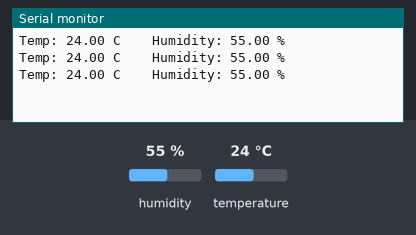
Recording of a sketch running on a simulated Arduino Uno, built with avr-gcc and run on an emulated ATmega328P. Parts: the last lines printed to the serial monitor. The inputs (shaded band) are chosen by the test bench; at power-on: humidity 55 %, temperature 24 °C.

Above: at 1.3 s.
1.4 s: humidity set to 22 %
At 2.1 s:
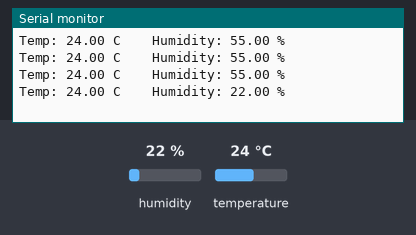
2.9 s: temperature set to 12 °C
At 2.9 s:
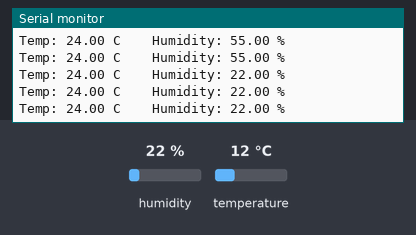
4.4 s: humidity set to 40 %
At 4.8 s:
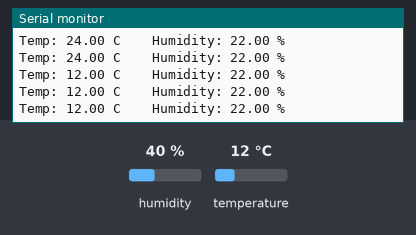
Timing chart, 0 to 7.4 s (numbered marks = the images above; inputs shaded):
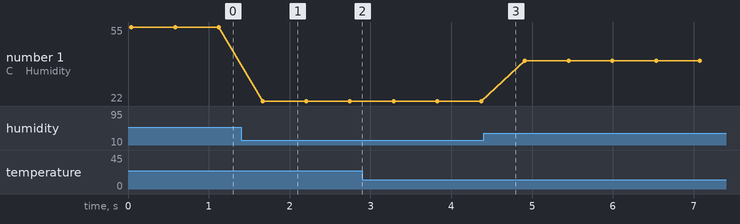

Measured:
- after the input at 1.4 s, the serial monitor: prints a new line after 0.26 s (image 1)
- plotted number 1: 55 → 22 after the input at 1.4 s, 22 → 40 after the input at 4.4 s

The sketch:

HTU21D.ino
```cpp
#include <Wire.h>
#include "Adafruit_HTU21DF.h"

Adafruit_HTU21DF htu = Adafruit_HTU21DF();

void setup() {
  Serial.begin(9600);

  if (!htu.begin()) {
    Serial.println("Couldn't find sensor!");
    while (1);
  }
}

void loop() {
    float temp = htu.readTemperature();
    float rel_hum = htu.readHumidity();
    Serial.print("Temp: "); Serial.print(temp); Serial.print(" C");
    Serial.print("\t\t");
    Serial.print("Humidity: "); Serial.print(rel_hum); Serial.println(" \%");
    delay(500);
}
```
